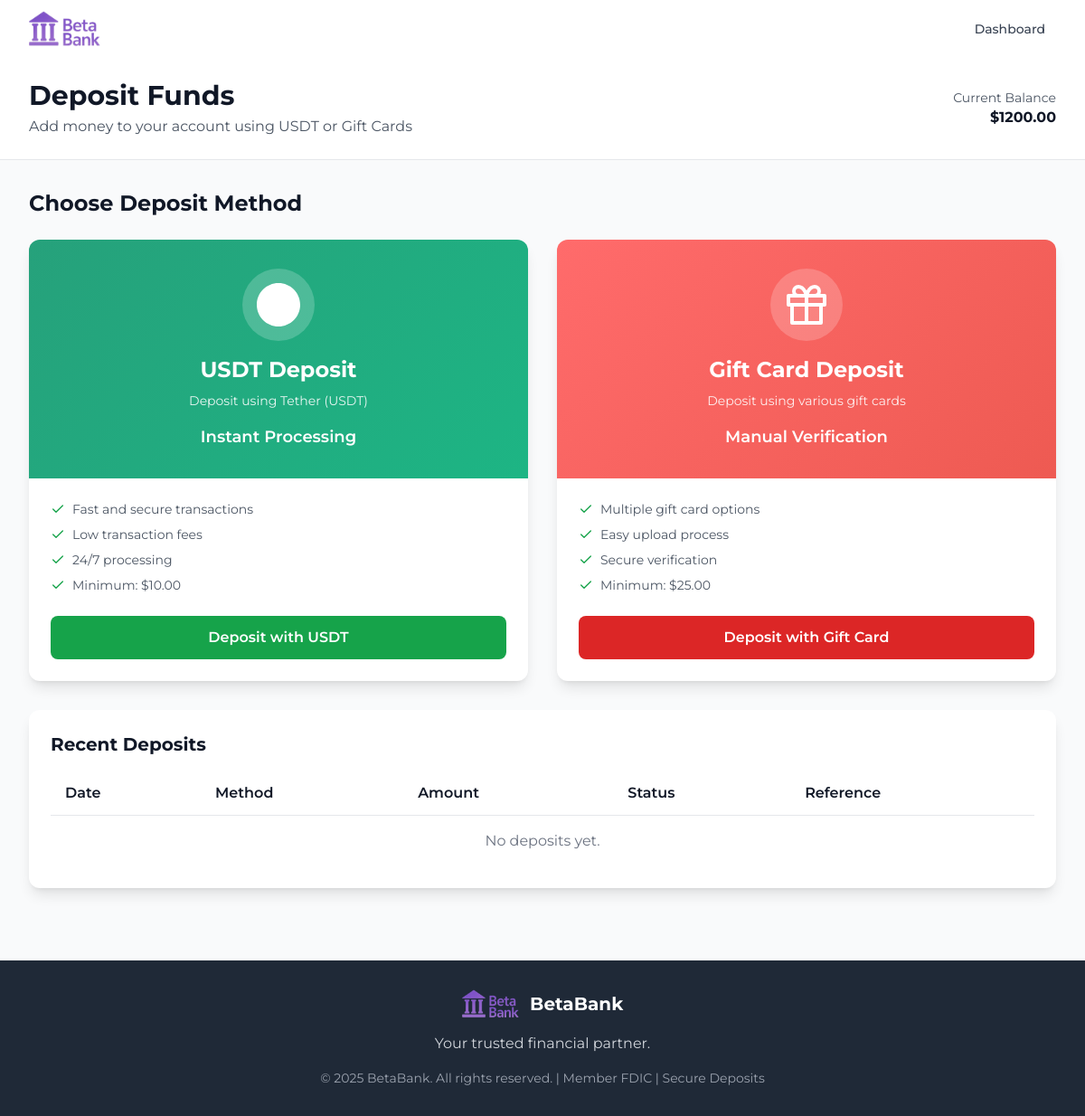
The page /transactions/deposit/ (signed in) on the database as committed earlier.
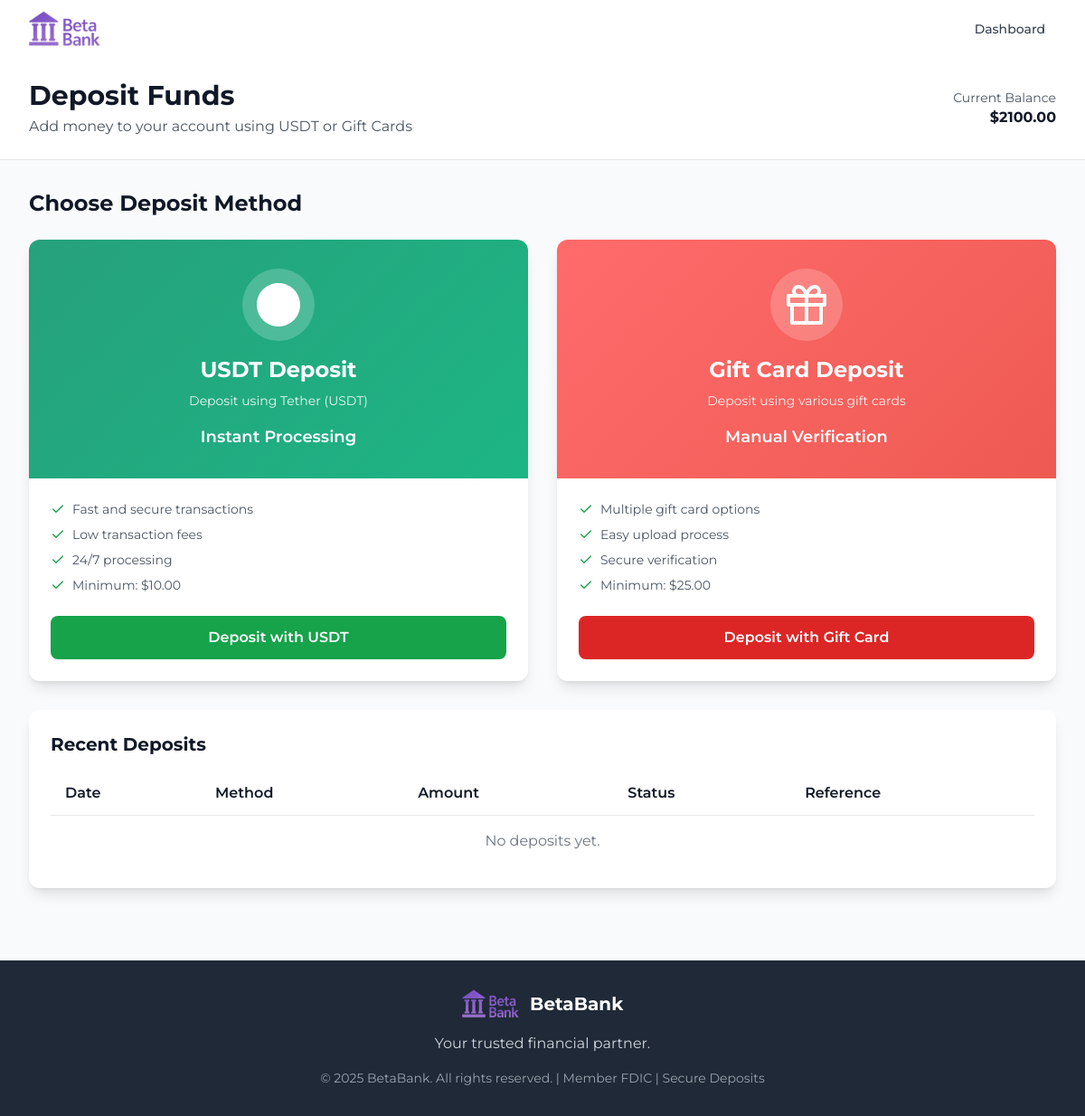
The same page on the database as committed later.
### banking/models.py (models this page shows, shortened)
class BankAccount(models.Model):
    ACCOUNT_TYPES = [
        ("checking", "Checking Account"),
        ("savings", "Savings Account"),
        ("business", "Business Account"),
        ("premium", "Premium Account"),
    ]
    user = models.ForeignKey(
        User, on_delete=models.CASCADE, related_name="bank_accounts"
    )
    account_type = models.CharField(
        max_length=20, choices=ACCOUNT_TYPES, default="checking"
    )
    account_number = models.CharField(max_length=16, unique=True, blank=True)
    balance = models.DecimalField(
        max_digits=15, decimal_places=2, default=Decimal("0.00")
    )
    is_active = models.BooleanField(default=True)
    is_primary = models.BooleanField(default=False)
    created_at = models.DateTimeField(auto_now_add=True)
    updated_at = models.DateTimeField(auto_now=True)
    class Meta:
        verbose_name = "Bank Account"
        verbose_name_plural = "Bank Accounts"

### transactions/views.py (the view)
# urls.py: path("deposit/", views.deposit_view, name="deposit"),
@login_required
def deposit_view(request):
    bank_accounts = BankAccount.objects.filter(user=request.user, is_active=True)
    recent_deposits = Transaction.objects.filter(
        user=request.user, transaction_type="deposit"
    ).order_by("-created_at")[:10]
    context = {
        "bank_accounts": bank_accounts,
        "recent_deposits": recent_deposits,
    }
    return render(request, "deposit.html", context)

### templates/deposit.html (shortened to what the changed rows need)
{% load static %}
<!DOCTYPE html>
<html lang="en">
<head>
    <script src="https://cdn.tailwindcss.com"></script>
</head>
<body class="bg-gray-50">
    <div class="bg-white border-b">
        <div class="max-w-7xl mx-auto px-4 sm:px-6 lg:px-8">
            <div class="py-6">
                <div class="flex items-center justify-between">
                    <div>
                        <h1 class="text-3xl font-bold text-gray-900">Deposit Funds</h1>
                    </div>
                    <div class="text-right">
                        <p class="text-sm text-gray-600">Current Balance</p>
                        <p class="text-2xsm font-bold text-gray-900">
                            ${{ bank_accounts.0.balance|floatformat:2 }}
                        </p>
                    </div>
                </div>
            </div>
        </div>
    </div>
    <div class="max-w-7xl mx-auto px-4 sm:px-6 lg:px-8 py-8">
        <div class="mb-8">
            <h2 class="text-2xl font-bold text-gray-900 mb-6">Choose Deposit Method</h2>
        </div>
        <div class="bg-white rounded-xl shadow-lg p-6">
            <h2 class="text-xl font-bold text-gray-900 mb-4">Recent Deposits</h2>
            <div class="overflow-x-auto">
                <table class="w-full">
                    <thead>
                        <tr class="border-b border-gray-200">
                            <th class="text-left py-3 px-4 font-semibold text-gray-900">Date</th>
                            <th class="text-left py-3 px-4 font-semibold text-gray-900">Method</th>
                            <th class="text-left py-3 px-4 font-semibold text-gray-900">Amount</th>
                            <th class="text-left py-3 px-4 font-semibold text-gray-900">Status</th>
                            <th class="text-left py-3 px-4 font-semibold text-gray-900">Reference</th>
                        </tr>
                    </thead>
                </table>
            </div>
        </div>
    </div>
</body>
</html>

Rows that differ between the two databases and show on the page:
changed BankAccount: balance "1200.00" → "2100.00"
